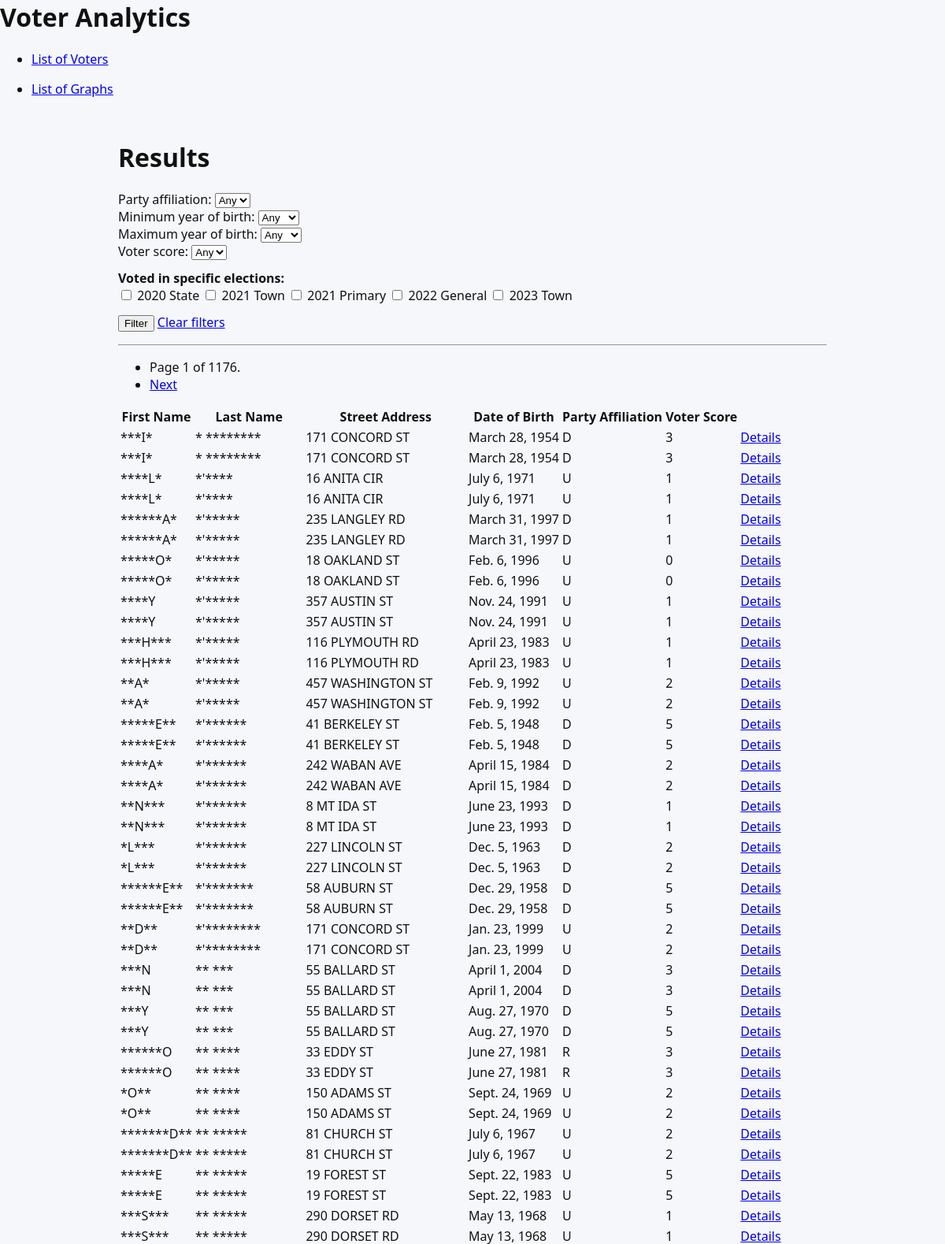
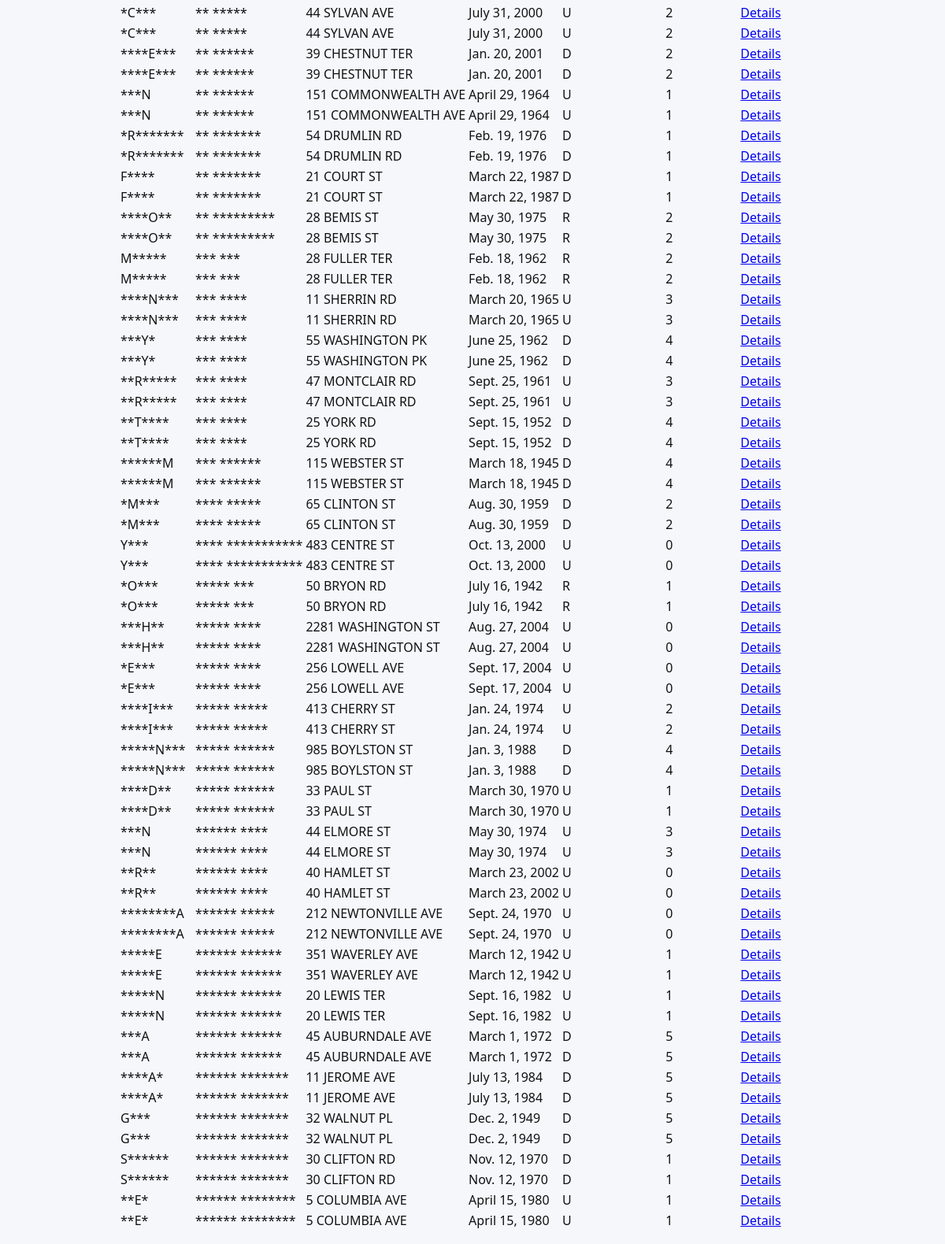
Screenshot of /voter_analytics/ with the database file from the repository (2 pictures, top to bottom).
### voter_analytics/models.py (models this page shows, shortened)
class Voter(models.Model):
    last_name = models.CharField()
    first_name = models.CharField()
    ad_st_num = models.CharField()
    ad_st_name = models.CharField()
    ad_apt_num = models.CharField()
    ad_zip_code = models.CharField()
    dob = models.DateField()
    do_reg = models.DateField()
    part_af = models.CharField(max_length=2)
    precint_num = models.CharField()
    v20state = models.BooleanField()
    v21town = models.BooleanField()
    v21primary = models.BooleanField()
    v22general = models.BooleanField()
    v23town = models.BooleanField()
    voter_score = models.IntegerField()

### voter_analytics/views.py (the view)
# urls.py: path("", views.VoterListView.as_view(), name="voters"),
class VoterListView(ListView):
    template_name = "voter_analytics/voters.html"
    model = Voter
    context_object_name = "voters"
    paginate_by = 100
    def get_queryset(self):
        results = super().get_queryset()
        part_af = self.request.GET.get("part_af")
        if part_af:
            results = results.filter(part_af=part_af)
        min_year = self.request.GET.get("min_date")
        if min_year:
            results = results.filter(dob__year__gte=min_year)
        max_year = self.request.GET.get("max_date")
        if max_year:
            results = results.filter(dob__year__lte=max_year)
        voter_score = self.request.GET.get("voter_score")
        if voter_score:
            results = results.filter(voter_score=voter_score)
        if self.request.GET.get("v20state"):
            results = results.filter(v20state=True)
        if self.request.GET.get("v21town"):
            results = results.filter(v21town=True)
        if self.request.GET.get("v21primary"):
            results = results.filter(v21primary=True)
        if self.request.GET.get("v22general"):
            results = results.filter(v22general=True)
        if self.request.GET.get("v23town"):
            results = results.filter(v23town=True)
        return results.order_by("last_name", "first_name")
    def get_context_data(self, **kwargs):
        context = super().get_context_data(**kwargs)
        context["party_choices"] = (
            Voter.objects.values_list("part_af", flat=True)
            .distinct()
            .order_by("part_af")
        )
        context["year_choices"] = sorted(
            set(
                Voter.objects.values_list("dob__year", flat=True)
            )
        )
        context["score_choices"] = (
            Voter.objects.values_list("voter_score", flat=True)
            .distinct()
            .order_by("voter_score")
        )
        params = self.request.GET.copy()
        params.pop("page", None)
        context["current_query"] = params.urlencode()
        return context

### voter_analytics/templates/voter_analytics/voters.html (shortened to what this page needs)
{% extends 'voter_analytics/base.html' %}
{% block content %}
<div class="container">
    <h1>Results</h1>
    <form method="get">
        <div class="row">
            <div>
                <label for="id_part_af">Party affiliation:</label>
                <select name="part_af" id="id_part_af">
                    <option value="">Any</option>
                </select>
            </div>
            <div>
                <label for="id_min_date">Minimum year of birth:</label>
                <select name="min_date" id="id_min_date">
                    <option value="">Any</option>
                </select>
            </div>
            <div>
                <label for="id_max_date">Maximum year of birth:</label>
                <select name="max_date" id="id_max_date">
                    <option value="">Any</option>
                </select>
            </div>
            <div>
                <label for="id_voter_score">Voter score:</label>
                <select name="voter_score" id="id_voter_score">
                    <option value="">Any</option>
                </select>
            </div>
        </div>
        <div class="row" style="margin-top: 12px;">
            <strong>Voted in specific elections:</strong><br>
            <label>
                <input type="checkbox" name="v20state" value="1" {% if request.GET.v20state %}checked{% endif %}>
                2020 State
            </label>
            <label>
                <input type="checkbox" name="v21town" value="1" {% if request.GET.v21town %}checked{% endif %}>
                2021 Town
            </label>
            <label>
                <input type="checkbox" name="v21primary" value="1" {% if request.GET.v21primary %}checked{% endif %}>
                2021 Primary
            </label>
            <label>
                <input type="checkbox" name="v22general" value="1" {% if request.GET.v22general %}checked{% endif %}>
                2022 General
            </label>
            <label>
                <input type="checkbox" name="v23town" value="1" {% if request.GET.v23town %}checked{% endif %}>
                2023 Town
            </label>
        </div>
        <div class="row" style="margin-top: 12px;">
            <button type="submit">Filter</button>
            <a href="{% url 'voter_analytics:voters' %}">Clear filters</a>
        </div>
    </form>
    <hr>
    <div class="row">
        {% if is_paginated %}
        <ul class="pagination">
            <li>
                <span>Page {{ page_obj.number }} of {{ page_obj.paginator.num_pages }}.</span>
            </li>
            {% if page_obj.has_next %}
                <li>
                    <span>
                        <a href="?{% if current_query %}{{ current_query }}&{% endif %}page={{ page_obj.next_page_number }}">
                            Next
                        </a>
                    </span>
                </li>
            {% endif %}
        </ul>
        {% endif %}
    </div>
    <div class="row">
        <table>
            <tr>
                <th>First Name</th>
                <th>Last Name</th>
                <th>Street Address</th>
                <th>Date of Birth</th>
                <th>Party Affiliation</th>
                <th>Voter Score</th>
            </tr>
            {% for v in voters %}
            <tr>
                <td>{{ v.first_name }}</td>
                <td>{{ v.last_name }}</td>
                <td>{{ v.ad_st_num }} {{ v.ad_st_name }}</td>
                <td>{{ v.dob }}</td>
                <td>{{ v.part_af }}</td>
                <td>{{ v.voter_score }}</td>
                <td>
                    <a href="{% url 'voter_analytics:voter' v.pk %}">Details</a>
                </td>
            </tr>
            {% empty %}
            <tr>
                <td colspan="6">No matching voters found.</td>
            </tr>
            {% endfor %}
        </table>
    </div>
</div>
{% endblock %}

### voter_analytics/templates/voter_analytics/base.html (shortened to what this page needs)
{% load static %}
<html>
    <head>
        <link rel="stylesheet" href="{% static 'styles.css' %}">
    </head>
    <body>
        <header>
            <h1>Voter Analytics</h1>
            <nav>
                <ul>
                    <li><a href="{% url 'voter_analytics:voters' %}">List of Voters</a></li>
                </ul>
                <ul>
                    <li><a href="{% url 'voter_analytics:graphs' %}">List of Graphs</a></li>
                </ul>
            </nav>
        </header>
    {% block content %}
    {% endblock %}
    </body>
</html>

### static/styles.css (style rules this page uses)
body { margin: 0; font-family: system-ui, -apple-system, Segoe UI, Roboto, Arial, sans-serif; background: #f6f7fb; color: #111; }
.container { max-width: 900px; margin: 0 auto; padding: 16px; }

### rows the page displays
Voter: first_name "*****E", last_name "** *****", ad_st_num "19", ad_st_name "FOREST ST", dob "Sept. 22, 1983", part_af "U", voter_score "5"
Voter: first_name "*****N***", last_name "***** ******", ad_st_num "985", ad_st_name "BOYLSTON ST", dob "Jan. 3, 1988", part_af "D", voter_score "4"
Voter: first_name "**E*", last_name "****** ********", ad_st_num "5", ad_st_name "COLUMBIA AVE", dob "April 15, 1980", part_af "U", voter_score "1"

### other values shown
{{ page_obj.number }} "1"
{{ page_obj.paginator.num_pages }} "1176"
